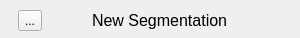
<?xml version="1.0" encoding="UTF-8"?>
<ui version="4.0">
 <class>SegmentationEntry</class>
 <widget class="QWidget" name="SegmentationEntry">
  <property name="geometry">
   <rect>
    <x>0</x>
    <y>0</y>
    <width>300</width>
    <height>38</height>
   </rect>
  </property>
  <property name="sizePolicy">
   <sizepolicy hsizetype="Minimum" vsizetype="Minimum">
    <horstretch>0</horstretch>
    <verstretch>0</verstretch>
   </sizepolicy>
  </property>
  <property name="maximumSize">
   <size>
    <width>300</width>
    <height>38</height>
   </size>
  </property>
  <property name="windowTitle">
   <string>Form</string>
  </property>
  <widget class="QWidget" name="horizontalLayoutWidget">
   <property name="geometry">
    <rect>
     <x>0</x>
     <y>0</y>
     <width>291</width>
     <height>41</height>
    </rect>
   </property>
   <layout class="QHBoxLayout" name="horizontalLayout">
    <property name="spacing">
     <number>2</number>
    </property>
    <item>
     <widget class="QToolButton" name="hideButton">
      <property name="autoFillBackground">
       <bool>false</bool>
      </property>
      <property name="text">
       <string>...</string>
      </property>
      <property name="icon">
       <iconset resource="resources.qrc">
        <normaloff>:/icons/icons/baseline-visibility-24px.svg</normaloff>:/icons/icons/baseline-visibility-24px.svg</iconset>
      </property>
      <property name="iconSize">
       <size>
        <width>24</width>
        <height>24</height>
       </size>
      </property>
     </widget>
    </item>
    <item>
     <spacer name="horizontalSpacer">
      <property name="orientation">
       <enum>Qt::Horizontal</enum>
      </property>
      <property name="sizeType">
       <enum>QSizePolicy::Fixed</enum>
      </property>
      <property name="sizeHint" stdset="0">
       <size>
        <width>30</width>
        <height>20</height>
       </size>
      </property>
     </spacer>
    </item>
    <item>
     <widget class="QLabel" name="label">
      <property name="maximumSize">
       <size>
        <width>180</width>
        <height>34</height>
       </size>
      </property>
      <property name="font">
       <font>
        <pointsize>12</pointsize>
       </font>
      </property>
      <property name="text">
       <string>New Segmentation</string>
      </property>
     </widget>
    </item>
   </layout>
  </widget>
 </widget>
 <resources>
  <include location="resources.qrc"/>
 </resources>
 <connections/>
</ui>
